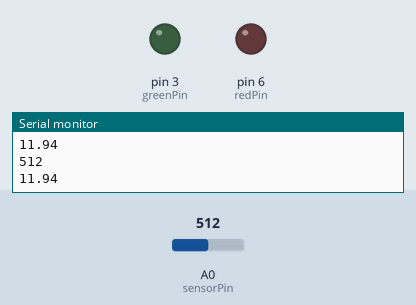
A sketch run on a simulated Arduino Uno, built with avr-gcc and run on an emulated ATmega328P. Shown: output pins drawn as LEDs (lit = HIGH), the last lines printed to the serial monitor. The inputs (shaded band) are chosen by the test bench; at power-on: A0 (sensorPin) = 512.

Above: at 1.8 s.
1.9 s: A0 (sensorPin) set to 544
4.9 s: A0 (sensorPin) set to 570
At 7.4 s:
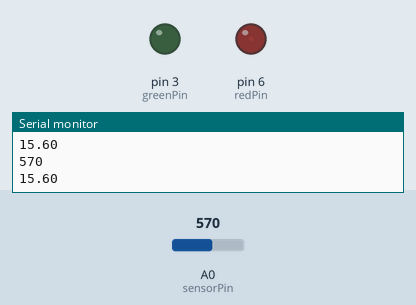
8.5 s: A0 (sensorPin) set to 716
At 11.3 s:
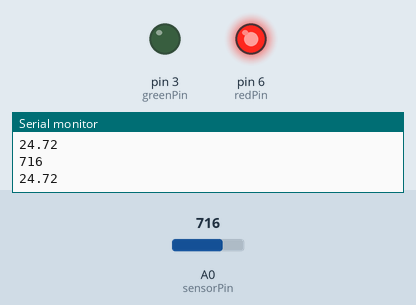
Timing chart, 0 to 12.8 s (numbered marks = the images above; inputs shaded):
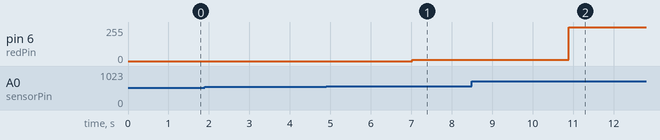

The sketch:

RGB-TEMP_demonstration_.ino
```cpp
#include <math.h>

int redPin = 6;
int greenPin = 3;
int sensorPin = A0;
int sensorValue = 0;
double tempInCelcius = 0;
int red = 0;
int green = 0;
int blue = 0;

void setup()
{
  Serial.begin(9600);
  pinMode(sensorPin, INPUT);
  pinMode(redPin, OUTPUT);
  pinMode(greenPin, OUTPUT);
}

void loop()
{
  sensorValue = analogRead(sensorPin);
  Serial.println(sensorValue);
  delay(sensorValue);
  setColor(red, blue, green);
  colorChange(sensorValue);
  tempInCelcius = thermistor(sensorValue);
  sensor();
}

void sensor(){
  Serial.println(tempInCelcius);
  delay(sensorValue);
}

void colorChange(int sensorValue){
  if(tempInCelcius > 0 && tempInCelcius < 15){
     setColor(0, 0, 255);  // green
  }
  else if(tempInCelcius > 15 && tempInCelcius < 17){
     setColor(10, 0, 20);  // lime
  }
  else if(tempInCelcius > 17 && tempInCelcius < 19){
     setColor(20, 0, 200);  // yellow
  }
  else if(tempInCelcius > 19 && tempInCelcius < 21){
     setColor(120, 0, 100);  // orange
  }
  else if(tempInCelcius > 21){
     setColor(255, 0, 0);  // red
  }
}

void setColor(int red, int green, int blue)
{
  analogWrite(redPin, red);
  analogWrite(greenPin, green);
}

double thermistor(int sensorValue){
  double temp;
  temp = log(10000.0*((1441.0/sensorValue-1)));
  temp = 1/(0.001129148 + (0.000234125 +(0.0000000876741 *temp *temp))*temp);
  temp = temp - 273.15;
  return temp;
}
```

Measured:
- after the input at 4.9 s, pin 6 (redPin): 0/255 → 10/255 after 2.1 s
- after the input at 8.5 s, pin 6 (redPin): 10/255 → 255/255 after 2.4 s
